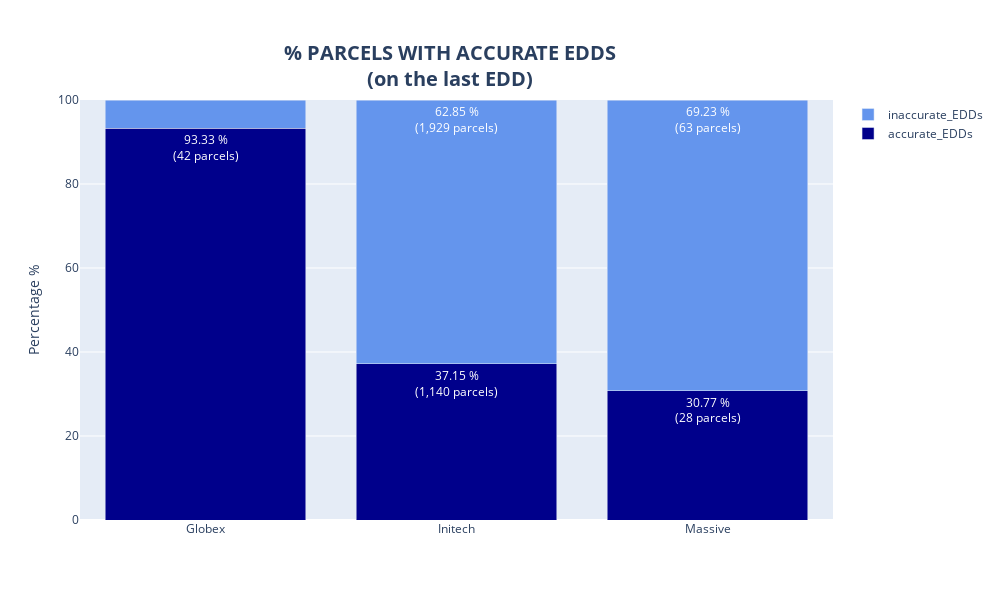

Source (notebook cell):
### Code cell
plot_data = last_normal_edd_accuracy.iloc[:-1].sort_values('perc_parcels_with_accurate_EDDs_%', ascending=False)
fig = go.Figure()

fig.add_trace(go.Bar(
    x= plot_data['carrier_name'],
    y=plot_data['perc_parcels_with_accurate_EDDs_%'],
    # orientation='h', 
    name='accurate_EDDs',
    customdata=plot_data['parcels_with_accurate_EDDs'],
    marker_color='darkblue',
    texttemplate = '%{y:.2f} %<br>(%{customdata:,} parcels)'
))
fig.add_trace(go.Bar(
    x= plot_data['carrier_name'],
    y=plot_data['perc_parcels_with_inaccurate_EDDs_%'],
    # orientation='h', 
    name='inaccurate_EDDs',
    customdata=plot_data['parcels_with_inaccurate_EDDs'],
    marker_color='cornflowerblue',
    texttemplate = '%{y:.2f} %<br>(%{customdata:,} parcels)'
))
fig.update_traces(textposition='auto', textfont_color='white')
fig.update_layout(
    barmode='stack',
    width=1000,
    height=600,
    title='<b>% PARCELS WITH ACCURATE EDDS<br>(on the last EDD)</b>', title_font={'size':20},
    title_x=.45, title_y=.9,
    yaxis={'title':'Percentage %', 'range':[0,100]},
)
fig.show()

### Figure 1 — Plotly figure (JSON) as saved in the notebook; plotly's stock layout.template omitted (floating-point values rounded to 4 significant figures)
{"data": [{"customdata": [42, 1140, 28], "marker": {"color": "darkblue"}, "name": "accurate_EDDs", "textfont": {"color": "white"}, "textposition": "auto", "texttemplate": "%{y:.2f} %<br>(%{customdata:,} parcels)", "type": "bar", "x": ["Globex", "Initech", "Massive"], "y": [93.33, 37.15, 30.77]}, {"customdata": [3, 1929, 63], "marker": {"color": "cornflowerblue"}, "name": "inaccurate_EDDs", "textfont": {"color": "white"}, "textposition": "auto", "texttemplate": "%{y:.2f} %<br>(%{customdata:,} parcels)", "type": "bar", "x": ["Globex", "Initech", "Massive"], "y": [6.667, 62.85, 69.23]}], "layout": {"barmode": "stack", "height": 600, "title": {"font": {"size": 20}, "text": "<b>% PARCELS WITH ACCURATE EDDS<br>(on the last EDD)</b>", "x": 0.45, "y": 0.9}, "width": 1000, "yaxis": {"range": [0, 100], "title": {"text": "Percentage %"}}}}
